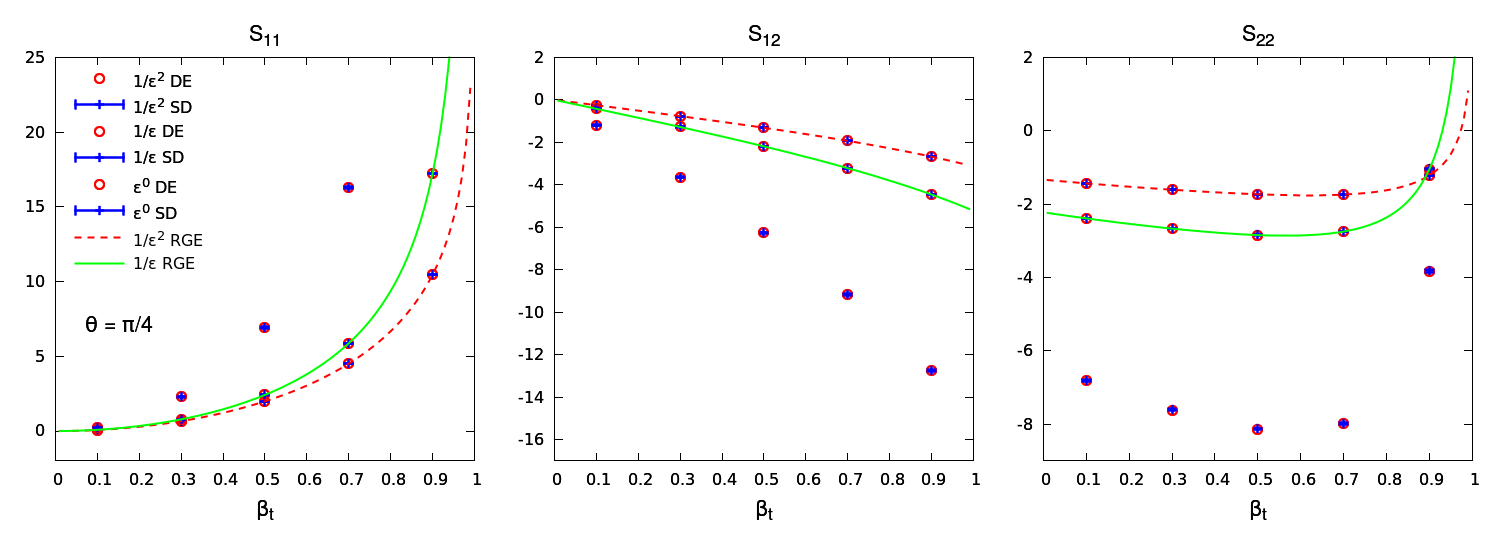

Source code (gnuplot):
#-----------------------------------------------------------------------------
#
# NOTE: All factors except nf are included in these results.
#
#-----------------------------------------------------------------------------
 
set terminal pngcairo dashed enhanced size 21in, 7.5in 
set output 'soft-function-qq-qbub-beta.png'

set multiplot

set ylabel ""
set xlabel "{/Symbol b}_t" font "Helvetica, 16"
#set format y "10^{%T}"

set style line 1 lt 1 lw 2 pt 13 ps 1.2 lc rgb "red" 
set style line 2 lt 1 lw 2 pt 13 ps 1.2 lc rgb "green" 
set style line 3 lt 1 lw 2 pt 13 ps 1.2 lc rgb "blue" 
set style line 4 lt 1 lw 2 pt 13 ps 1.2 lc rgb "violet" 
set style line 5 lt 2 lw 2 pt 13 ps 1.2 lc rgb "red" 

#set grid
set xrange [0:1]
set xtics 0.1
set size 0.333333, 1.0

#-----------------------------------------------------------------------------
#-----------------------------------------------------------------------------
#-- Plots
#-----------------------------------------------------------------------------
#-----------------------------------------------------------------------------
#-----------------------------------------------------------------------------
se yrange[-2:25]
set origin 0,0.0
set key top left Left reverse spacing 1.4
set title 'S_{11}' font "Helvetica, 16"
set label 2 "{/Symbol q} = {/Symbol p}/4" at graph 0.07, 0.35 left  font "Helvetica, 16"

plot   \
  '../tableqbub11.dat'       u 1:2         ls 1 pt 6 ps 1.5 \
                             t '1/{/Symbol e}^2 DE',\
  '../tableqbub11valid.dat'  u 1:2:5 w err ls 3 pt 1 t '1/{/Symbol e}^2 SD',\
  '../tableqbub11.dat'       u 1:3         ls 1 pt 6 ps 1.5 \
                             t '1/{/Symbol e} DE',\
  '../tableqbub11valid.dat'  u 1:3:6 w err ls 3 pt 1 t '1/{/Symbol e} SD',\
  '../tableqbub11.dat'       u 1:4         ls 1 pt 6  ps 1.5 t '{/Symbol e}^0 DE',\
  '../tableqbub11valid.dat'  u 1:4:7 w err ls 3 pt 1 t '{/Symbol e}^0 SD'

replot \
  '../common/tablerge.dat' u 1:(-$14) w l ls 5 t '1/{/Symbol e}^2 RGE',\
  '../common/tablerge.dat' u 1:(-$15) w l ls 2 t '1/{/Symbol e} RGE',\

#-----------------------------------------------------------------------------
set origin 0.33,0.0
set key top left
se yrange[-17:2]
set title 'S_{12}'
unset label 2
#set label 2 "{/Symbol q} = {/Symbol p}/4" at graph 0.75, 0.84 left 
plot   \
  '../tableqbub12.dat'       u 1:2         ls 1 pt 6 ps 1.5 t '',\
  '../tableqbub12valid.dat'  u 1:2:5 w err ls 3 pt 1 t '',\
  '../tableqbub12.dat'       u 1:3         ls 1 pt 6 ps 1.5 t '',\
  '../tableqbub12valid.dat'  u 1:3:6 w err ls 3 pt 1 t '',\
  '../tableqbub12.dat'       u 1:4         ls 1 pt 6 ps 1.5 t '',\
  '../tableqbub12valid.dat'  u 1:4:7 w err ls 3 pt 1 t ''

replot \
  '../common/tablerge.dat' u 1:(-$16) w l ls 5 t '',\
  '../common/tablerge.dat' u 1:(-$17) w l ls 2 t '',\


#-----------------------------------------------------------------------------
set origin 0.66,0.0
set key top left
set yrange[-9:2]
set title 'S_{22}'

#set label 2 "{/Symbol q} = {/Symbol p}/4" at graph 0.75, 0.84 left 
plot   \
  '../tableqbub22.dat'       u 1:2         ls 1 pt 6 ps 1.5 t '',\
  '../tableqbub22valid.dat'  u 1:2:5 w err ls 3 pt 1 t '',\
  '../tableqbub22.dat'       u 1:3         ls 1 pt 6 ps 1.5 t '',\
  '../tableqbub22valid.dat'  u 1:3:6 w err ls 3 pt 1 t '',\
  '../tableqbub22.dat'       u 1:4         ls 1 pt 6 ps 1.5 t '',\
  '../tableqbub22valid.dat'  u 1:4:7 w err ls 3 pt 1 t ''

replot \
  '../common/tablerge.dat' u 1:(-$18) w l ls 5 t '',\
  '../common/tablerge.dat' u 1:(-$19) w l ls 2 t '',\
